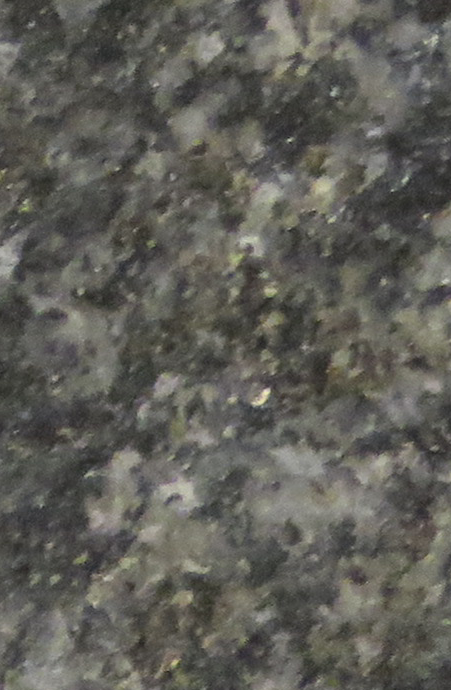
#> input picture Rock-images/train/Diorite/10714M_P1_Cleaned_03_03.png, 451 x 690 px, found by its file name; its folder holds only this picture in this run
$ jupyter execute --allow-errors 'Colors CSV.ipynb'   (older library calls are emulated)
#> lines starting #> are read from the running program, lines starting #| are printed output that depends on the picture
[cell 1]
LOMA_LINDA = '/Users/sarah/Downloads/Rock Datasets/Loma Linda'
INTERNET = '/Users/sarah/Downloads/Rock Datasets/Internet'
ALL = '/Users/sarah/Downloads/Rock Datasets/All'

LOMA_LINDA_CROP = '/Users/sarah/Downloads/Rock Datasets/Loma Linda Cropped'
INTERNET_CROP = '/Users/sarah/Downloads/Rock Datasets/Internet Cropped'
ALL_CROP = '/Users/sarah/Downloads/Rock Datasets/All Cropped'

LL_DRIVE = '/content/drive/My Drive/Sem VII/RP Investigación/LL Rocks/train'
LL_CROP = '/content/drive/My Drive/Sem VII/RP Investigación/LL Rocks'

[cell 2]
#path that contains folder you want to copy
#%cd '/content/drive/My Drive/Sem VII/RP Investigación/selectedCroppedImagesAllClasses'
#%cp -av 'validate' '/content/drive/My Drive/Sem VII/RP Investigación/LL Rocks'

[cell 3]
IMG_PATH = LL_DRIVE
DIR = LL_CROP
CSV_DIR = '/content/drive/My Drive/Sem VII/RP Investigación/LL Rocks/last.csv'

IMG_SIZE = (100, 100)
CLUSTERS = 4
images_per_type_to_plot = 2

#### Imports

[cell 4]
# Libraries
import cv2, os
from PIL import Image, ImageOps
import numpy as np
from itertools import repeat

def load_images_from_folder(folder, size):
#> called with size = (100, 100)
    images = []
    filenames = []
    for filename in os.listdir(folder):
        if(not filename.lower().endswith(('.png', '.jpg', '.jpeg', '.tiff', '.bmp', '.gif'))):
            print(filename, 'removed')
            continue
        img = Image.open(os.path.join(folder,filename))
#> img is the input picture: PIL image 451x690 RGBA; mean R, G, B, A 95.2, 94.2, 87.7, 255
        fit_and_resized_image = ImageOps.fit(img, size, Image.ANTIALIAS)
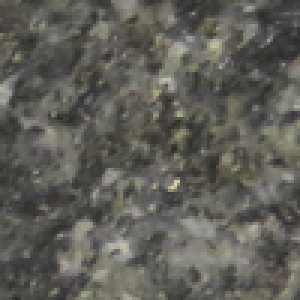
#> fit_and_resized_image: PIL image 100x100 RGBA (shown 3 times larger); mean R, G, B, A 95.4, 94.3, 87.9, 255
        img = np.array(fit_and_resized_image)
        img = img[...,:3]
#> img: shape (100, 100, 3)
        if img is not None:
            images.append(img)
            filenames.append(filename)
    return (images, filenames)

def load_images_from_directory(path, size):
    paths = os.listdir(path)
    x = []; y = []; files = [];
    for folder in paths:
        if(os.path.isfile(folder)):
            print(folder, 'removed')
            continue
        images, filenames = load_images_from_folder(os.path.join(path, folder), size)
        lbls = list(repeat(folder, len(images)))
#> lbls = ['Diorite']
        x.extend(images)
        y.extend(lbls)
        files.extend(filenames)
#> pass 2 of the loop in load_images_from_directory, `for folder in paths:`:
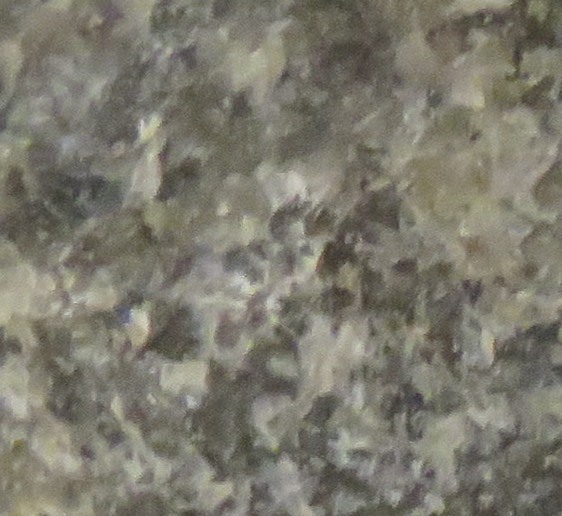
#> input picture Rock-images/train/Gabbro/10715B_P1_Cleaned_01_01.png, 562 x 516 px, found by its file name
#> in load_images_from_folder, img is the input picture: PIL image 562x516 RGB; mean R, G, B 124.1, 121.5, 109.3
#> in load_images_from_folder (call 2), `fit_and_resized_image = ImageOps.fit(img, size, Image.ANTIALIAS)`:
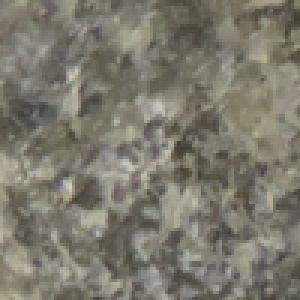
#> fit_and_resized_image: PIL image 100x100 RGB (shown 3 times larger); mean R, G, B 124, 121.4, 109.3
#> lbls = ['Gabbro']
    return (x, y, files)

[cell 5]
from sklearn.cluster import KMeans

def get_dominant_colors(cluster, centroids):
    # Get the number of different clusters, create histogram, and normalize
    labels = np.arange(0, len(np.unique(cluster.labels_)) + 1)
    (hist, _) = np.histogram(cluster.labels_, bins = labels)
    hist = hist.astype("float"); hist /= hist.sum()

    features = []

    colors = sorted([(percent, color) for (percent, color) in zip(hist, centroids)])

    for (percent, color) in colors:
        features.extend(color)
        features.append(percent)

    return features

def get_dominants_plot(features):
    rect = np.zeros((50, 300, 3), dtype=np.uint8)
    start = 0

    for i in range(4):
        color = np.array(features[i*4:i*4+3])
        percent = features[i*4+3]

        end = start + (percent * 300)
        cv2.rectangle(rect, (int(start), 0), (int(end), 50), color.astype("uint8").tolist(), -1)
        start = end

    return rect

def get_avg_plot(img):
    average = img.mean(axis=0).mean(axis=0)
    avg_patch = np.ones(shape=img.shape, dtype=np.uint8)*np.uint8(average)
    return avg_patch

#### 1. Load data

[cell 6]
x, y, files = load_images_from_directory(IMG_PATH, IMG_SIZE)
#> x = 2 items; y = ['Diorite', 'Gabbro']; files = ['10714M_P1_Cleaned_03_03.png', '10715B_P1_Cleaned_01_01.png']

classes, indices, counts = np.unique(y, return_counts=True, return_index=True)
#> indices = [0, 1]; counts = [1, 1]

classes_dict = dict(zip(classes, range(0,len(classes))))
#> classes_dict = {'Diorite': 0, 'Gabbro': 1}

print('Classes:', classes)
#| Classes: ['Diorite' 'Gabbro']
print('Counts:', counts)
#| Counts: [1 1]
print('Indices:', indices)
#| Indices: [0 1]
print('Classes dictionary:', classes_dict)
#| Classes dictionary: {'Diorite': 0, 'Gabbro': 1}

[cell 7]
img_shape = (IMG_SIZE[0], IMG_SIZE[1], 3)
for img, name in zip(x, files):
    sh = np.shape(img)
    if(sh != img_shape):
        print('different shape', sh, name)
#> this loop made 2 passes
#> (name, sh) on passes 1 to 2: ('10714M_P1_Cleaned_03_03.png', (100, 100, 3)), ('10715B_P1_Cleaned_01_01.png', (100, 100, 3))
print('x shape:', np.shape(x), 'y shape:', np.shape(y))
#| x shape: (2, 100, 100, 3) y shape: (2,)

#### 2. Extract colors from data

[cell 8]
xextracted = []
for img in x:
    reshape = img.reshape((img.shape[0] * img.shape[1], img.shape[2]))
    cluster = KMeans(n_clusters=CLUSTERS).fit(reshape)
    features = get_dominant_colors(cluster, cluster.cluster_centers_)
    xextracted.append(features)
#> this loop made 2 passes
#> (labels in get_dominant_colors, hist in get_dominant_colors) on passes 1 to 2: ([0, 1, 2, 3, 4], [0.266, 0.279, 0.116, 0.34]), ([0, 1, 2, 3, 4], [0.142, 0.327, 0.245, 0.286])
#> after the loop, xextracted = [[141.9, 140.8, 129.9, 0.116, 112.7, 111.4, 103, 0.266, 67.03, 66.25, 62.9, 0.279, 89.03, 87.94, 82.25, 0.34], [162.1, 160.5, 145.5, 0.142, 94.43, 91.12, 81.17, 0.245, 138, 135.6, 122.7, 0.286, 117.6, 114.8, 103, 0.327]]

[cell 9]
import matplotlib.pyplot as plt

images = []
tittles = []

#> (the rest of this cell did not finish here and is left out)

#### 3. Convert extracted data to CSV

[cell 10]
yencoded = [classes_dict[c] for c in y]
#> yencoded = [0, 1]
print(yencoded)
#| [0, 1]

[cell 11]
# Import label encoder
from sklearn import preprocessing

# label_encoder object knows how to understand word labels.
label_encoder = preprocessing.LabelEncoder()
yencoded2 = label_encoder.fit_transform(y)
#> yencoded2 = [0, 1]
print(yencoded2)
#| [0 1]
